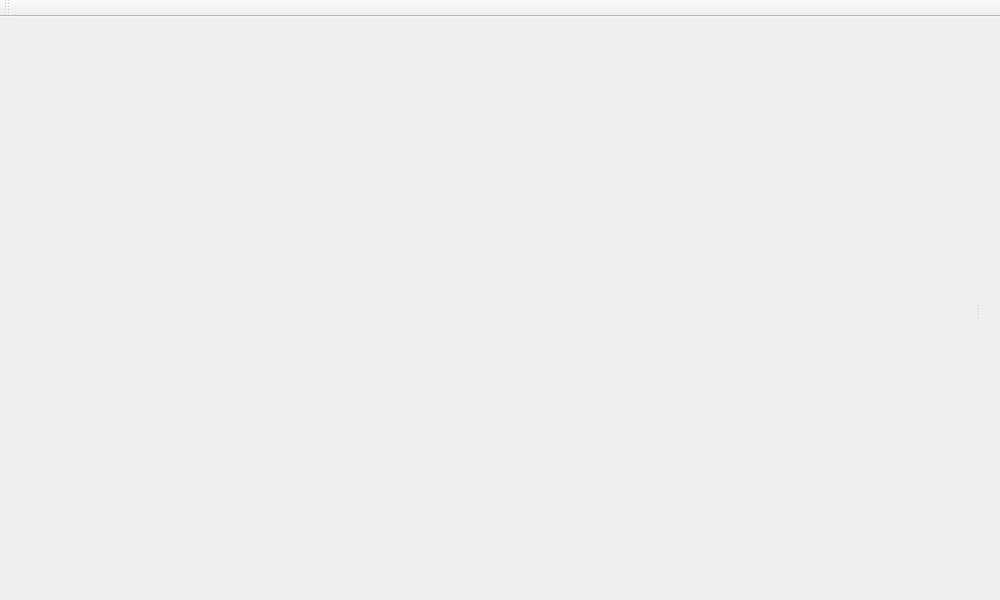
<?xml version="1.0" encoding="UTF-8"?>
<ui version="4.0">
 <class>MainWindow</class>
 <widget class="QMainWindow" name="MainWindow">
  <property name="geometry">
   <rect>
    <x>0</x>
    <y>0</y>
    <width>1000</width>
    <height>600</height>
   </rect>
  </property>
  <property name="windowTitle">
   <string>MainWindow</string>
  </property>
  <widget class="QWidget" name="centralwidget">
   <layout class="QVBoxLayout" name="vl">
    <property name="leftMargin">
     <number>0</number>
    </property>
    <property name="topMargin">
     <number>0</number>
    </property>
    <property name="rightMargin">
     <number>0</number>
    </property>
    <property name="bottomMargin">
     <number>0</number>
    </property>
    <item>
     <widget class="QSplitter" name="splitter_Main">
      <property name="orientation">
       <enum>Qt::Horizontal</enum>
      </property>
      <property name="opaqueResize">
       <bool>true</bool>
      </property>
      <property name="childrenCollapsible">
       <bool>false</bool>
      </property>
      <widget class="QWidget" name="widget_Left" native="true">
       <widget class="QStackedWidget" name="stack_LeftContents">
        <property name="geometry">
         <rect>
          <x>0</x>
          <y>0</y>
          <width>0</width>
          <height>0</height>
         </rect>
        </property>
       </widget>
      </widget>
      <widget class="QWidget" name="widget_right" native="true">
       <layout class="QVBoxLayout" name="verticalLayout">
        <property name="spacing">
         <number>0</number>
        </property>
        <property name="leftMargin">
         <number>0</number>
        </property>
        <property name="topMargin">
         <number>0</number>
        </property>
        <property name="rightMargin">
         <number>0</number>
        </property>
        <property name="bottomMargin">
         <number>0</number>
        </property>
        <item>
         <widget class="QWidget" name="widget_ControlGuiDocuments" native="true">
          <layout class="QHBoxLayout" name="horizontalLayout">
           <property name="spacing">
            <number>1</number>
           </property>
           <property name="leftMargin">
            <number>2</number>
           </property>
           <property name="topMargin">
            <number>0</number>
           </property>
           <property name="rightMargin">
            <number>0</number>
           </property>
           <property name="bottomMargin">
            <number>0</number>
           </property>
           <item>
            <widget class="QStackedWidget" name="stack_GuiDocuments">
             <property name="sizePolicy">
              <sizepolicy hsizetype="Expanding" vsizetype="Expanding">
               <horstretch>2</horstretch>
               <verstretch>0</verstretch>
              </sizepolicy>
             </property>
            </widget>
           </item>
          </layout>
         </widget>
        </item>
       </layout>
      </widget>
     </widget>
    </item>
   </layout>
  </widget>
  <widget class="QMenuBar" name="menuBar">
   <property name="geometry">
    <rect>
     <x>0</x>
     <y>0</y>
     <width>1000</width>
     <height>22</height>
    </rect>
   </property>
  </widget>
  <widget class="QToolBar" name="toolBar">
   <property name="windowTitle">
    <string>toolBar</string>
   </property>
   <attribute name="toolBarArea">
    <enum>TopToolBarArea</enum>
   </attribute>
   <attribute name="toolBarBreak">
    <bool>false</bool>
   </attribute>
  </widget>
 </widget>
 <resources/>
 <connections/>
</ui>
